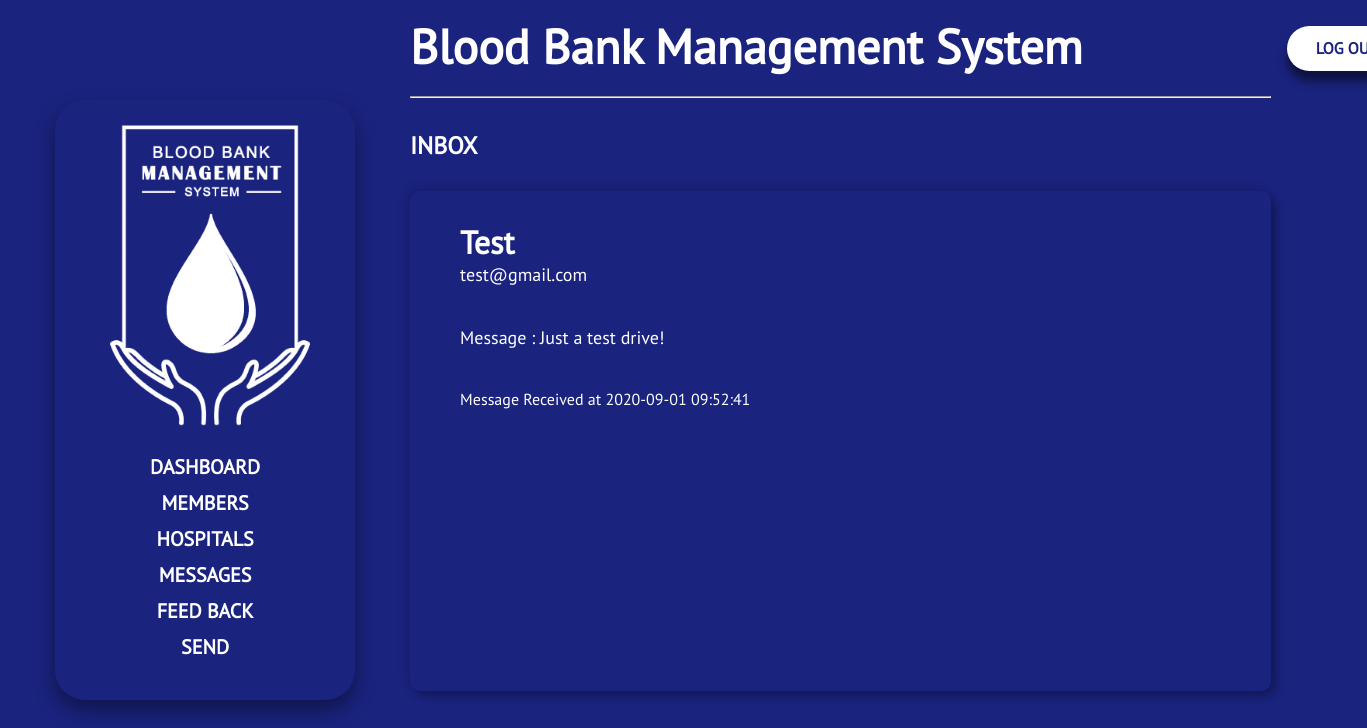
The page /admin/view_fb.php?id=1 (signed in) on the database its author committed.
### tables this page shows
CREATE TABLE `tbl_feedback` (
  `ID` int(11) NOT NULL,
  `NAME` varchar(30) NOT NULL,
  `MAIL` varchar(100) NOT NULL,
  `MESSAGE` varchar(250) NOT NULL,
  `LOGS` datetime NOT NULL,
  `STATUS` int(11) NOT NULL
);

### admin/view_fb.php (the view, shortened to what this page needs)
<?php
	require_once '../connection.php';
	if (isset($_SESSION['ID']))
	{
?>
<!DOCTYPE html>
<html>
<head>
	<link rel="stylesheet" type="text/css" href="../assets/css/all.css">
	<link rel="stylesheet" type="text/css" href="../assets/css/dashboard.css">
	<link rel="stylesheet" type="text/css" href="../assets/css/view_fb.css">
	<link rel="stylesheet" type="text/css" href="../assets/css/aos.css">
</head>
<body>
	<div class="container">
		<div class="side-left">
			<?php
				include_once 'includes/sidebar.php';
			?>
		</div>
		<div class="side-right">
			<?php
				include_once 'includes/header.php';
			?><br>
			<h2 data-aos="fade-down" data-aos-delay="300">INBOX</h2>
			<div class="biff-box" data-aos="fade-down" data-aos-delay="350">
				<?php
					$id = $_GET['id'];
					$insert = "SELECT * FROM `tbl_feedback` WHERE ID = '$id'";
					$store = mysqli_query($conn, $insert);
					while($row = mysqli_fetch_assoc($store))
					{
				?>
					<h1 class="header"><?php echo $row['NAME'];?></h1>
					<p class="h2"><?php echo $row['MAIL'];?></p>
					<p class="h3">Message : <?php echo $row['MESSAGE'];?></p>
					<p class="footer">Message Received at <?php echo $row['LOGS'];?></p>
				<?php
					}
				?>
			</div>
		</div>
	</div>
</body>
</html>
<?php
	}
	else
	{
		header('location:index.php');
	}
?>

### assets/css/dashboard.css (style rules this page uses)
* { margin: 0; padding: 0; box-sizing: border-box; font-family: my_PTSans; }
body { background-color: #1a237e; color: #fff; }
.container { width: 100%; }
.side-left { float: left; width: 30%; height: 100vh; position: fixed; }
.side-right { float: right; width: 70%; }

### assets/css/view_fb.css (style rules this page uses)
.biff-box { width: 90%; height: 500px; margin-top: 30px; background-color: #1a237e; color: #fff; border-radius: 10px; box-shadow: -5px -5px 10px rgba(0,0,0,0.09), 5px 5px 10px rgba(0,0,0,0.3); }
.biff-box .header { padding-top: 30px; margin-left: 50px; }
.biff-box .h2 { margin-left: 50px; font-size: 18px; margin-bottom: 40px; }
.biff-box .h3 { margin-left: 50px; font-size: 18px; margin-bottom: 40px; }
.biff-box .footer { margin-left: 50px; }

### admin/includes/sidebar.php (style rules this page uses)
.container { display: block; height: 100vh; position: relative; }

### rows shown on the page
tbl_feedback: NAME "Test", MAIL "test@gmail.com", MESSAGE "Just a test drive!", LOGS "2020-09-01 09:52:41"
